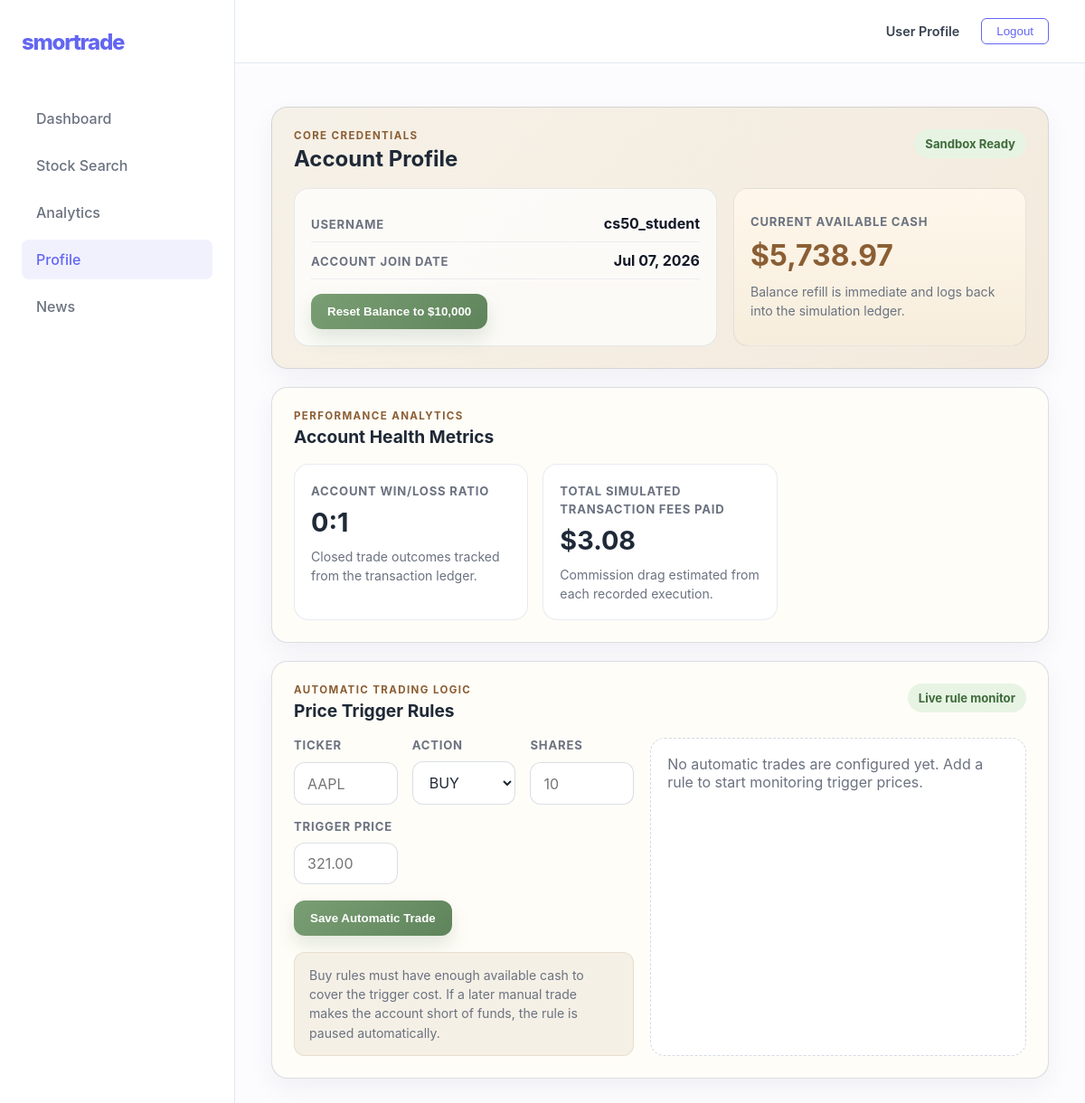
Before: /profile with the older database file.
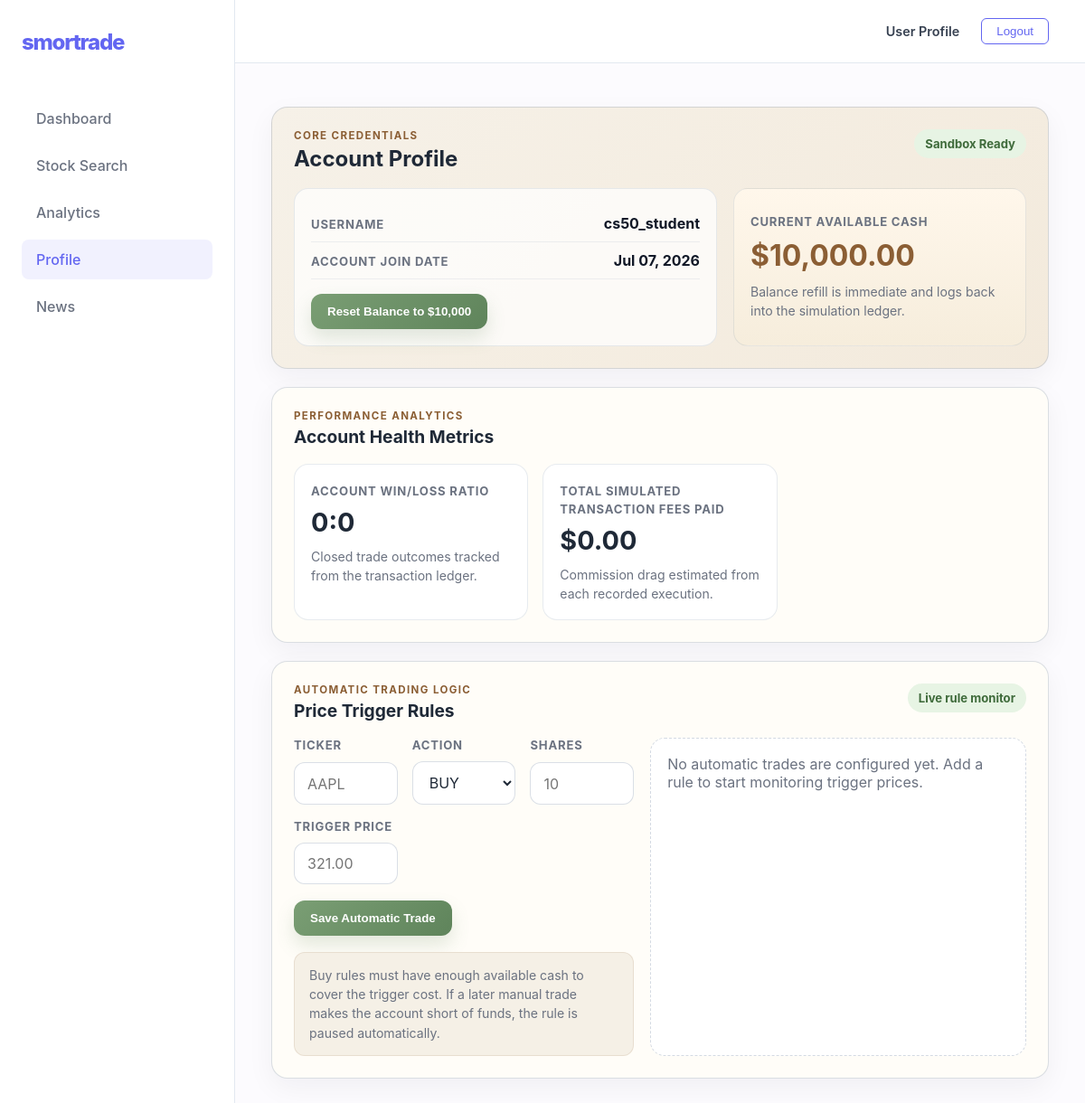
After: the same page with the newer database file.
### tables this page shows
CREATE TABLE users (
            id INTEGER PRIMARY KEY AUTOINCREMENT,
            username TEXT NOT NULL UNIQUE,
            hash TEXT NOT NULL,
            cash NUMERIC NOT NULL DEFAULT 10000.00,
            last_logout_at DATETIME DEFAULT CURRENT_TIMESTAMP
        );

### app.py (the view, shortened to what this page needs)
@app.route("/profile", methods=["GET", "POST"])
def profile_page():
    conn = get_db_connection()
    try:
        ensure_transactions_table(conn)
        ensure_auto_trades_table(conn)
        user = conn.execute("SELECT * FROM users WHERE id = ?", (DEFAULT_USER_ID,)).fetchone()
        auto_summary = process_auto_trade_rules(conn)
        if auto_summary["executed"]:
            flash("Automatic trade executed: " + " | ".join(auto_summary["executed"]), "success")
        if auto_summary["paused"]:
            flash("Automatic trade paused: " + " | ".join(auto_summary["paused"]), "warning")
        conn.commit()
        user = conn.execute("SELECT * FROM users WHERE id = ?", (DEFAULT_USER_ID,)).fetchone()
        user_columns = ensure_user_profile_columns(conn)
        join_source = user["created_at"] if "created_at" in user_columns else user["last_logout_at"]
        profile_metrics = build_profile_metrics(conn, user)
        auto_trade_rules = fetch_auto_trade_rules(conn)
        return render_template(
            "profile.html",
            username=user["username"],
            cash_balance=float(user["cash"] or 0.0),
            account_join_date=format_profile_timestamp(join_source),
            win_loss_ratio=profile_metrics["win_loss_ratio"],
            total_fees_paid=profile_metrics["total_fees_paid"],
            auto_trade_rules=auto_trade_rules,
        )
    finally:
        conn.close()

### app.py (called while the page is built, shortened)
def get_db_connection():
    conn = sqlite3.connect("database.db", timeout=10)
    conn.row_factory = sqlite3.Row
    return conn

def ensure_transactions_table(conn):
    conn.execute(
        """
        CREATE TABLE IF NOT EXISTS transactions (
            id INTEGER PRIMARY KEY AUTOINCREMENT,
            user_id INTEGER NOT NULL,
            ticker TEXT NOT NULL,
            type TEXT NOT NULL,
            shares INTEGER NOT NULL,
            price NUMERIC NOT NULL,
            timestamp DATETIME DEFAULT CURRENT_TIMESTAMP,
            FOREIGN KEY(user_id) REFERENCES users(id)
        )
        """
    )

def ensure_user_profile_columns(conn):
    columns = conn.execute("PRAGMA table_info(users)").fetchall()
    return {column["name"] for column in columns}

def format_profile_timestamp(value):
    if not value:
        return "Unknown"
    text = str(value)
    try:
        parsed = datetime.fromisoformat(text.replace(" ", "T"))
        return parsed.strftime("%b %d, %Y")
    except ValueError:
        return text.split(" ")[0]

def ensure_auto_trades_table(conn):
    conn.execute(
        """
        CREATE TABLE IF NOT EXISTS auto_trades (
            id INTEGER PRIMARY KEY AUTOINCREMENT,
            user_id INTEGER NOT NULL,
            ticker TEXT NOT NULL,
            action TEXT NOT NULL,
            shares INTEGER NOT NULL,
            target_price REAL NOT NULL,
            enabled INTEGER NOT NULL DEFAULT 1,
            status TEXT NOT NULL DEFAULT 'active',
            paused_reason TEXT,
            last_executed_at DATETIME,
            created_at DATETIME DEFAULT CURRENT_TIMESTAMP,
            FOREIGN KEY(user_id) REFERENCES users(id)
        )
        """
    )

def fetch_auto_trade_rules(conn):
    ensure_auto_trades_table(conn)
    rows = conn.execute(
        "SELECT * FROM auto_trades WHERE user_id = ? ORDER BY enabled DESC, id DESC",
        (DEFAULT_USER_ID,)
    ).fetchall()
    rules = []
    current_cash = None
    return rules

def process_auto_trade_rules(conn):
    ensure_auto_trades_table(conn)
    rules = conn.execute(
        "SELECT * FROM auto_trades WHERE user_id = ? ORDER BY enabled DESC, id ASC",
        (DEFAULT_USER_ID,)
    ).fetchall()
    summary = {"executed": [], "paused": []}
    return summary

### templates/profile.html (shortened to what this page needs)
{% extends "layout.html" %}
{% block content %}
<div class="profile-page">
    <section class="profile-panel profile-core-panel">
        <div class="profile-panel-header">
            <div>
                <p class="profile-eyebrow">Core Credentials</p>
                <h1 class="profile-title">Account Profile</h1>
            </div>
            <span class="profile-status-chip">Sandbox Ready</span>
        </div>
        <div class="profile-core-grid">
            <div class="profile-identity-block">
                <div class="profile-meta-row">
                    <span class="profile-meta-label">Username</span>
                    <strong class="profile-meta-value">{{ username }}</strong>
                </div>
                <div class="profile-meta-row">
                    <span class="profile-meta-label">Account Join Date</span>
                    <strong class="profile-meta-value">{{ account_join_date }}</strong>
                </div>
                <form method="POST" action="{{ url_for('profile_page') }}" class="profile-reset-form">
                    <button type="submit" class="profile-reset-btn">Reset Balance to $10,000</button>
                </form>
            </div>
            <div class="profile-cash-card">
                <span class="profile-cash-label">Current Available Cash</span>
                <strong class="profile-cash-value">${{ "{:,.2f}".format(cash_balance) }}</strong>
                <p class="profile-cash-note">Balance refill is immediate and logs back into the simulation ledger.</p>
            </div>
        </div>
    </section>
    <section class="profile-panel profile-analytics-panel">
        <div class="profile-panel-header">
            <div>
                <p class="profile-eyebrow">Performance Analytics</p>
                <h2 class="profile-section-title">Account Health Metrics</h2>
            </div>
        </div>
        <div class="profile-metric-grid">
            <div class="profile-metric-card">
                <span class="profile-metric-label">Account Win/Loss Ratio</span>
                <strong class="profile-metric-value">{{ win_loss_ratio }}</strong>
                <span class="profile-metric-caption">Closed trade outcomes tracked from the transaction ledger.</span>
            </div>
            <div class="profile-metric-card">
                <span class="profile-metric-label">Total Simulated Transaction Fees Paid</span>
                <strong class="profile-metric-value">${{ "{:,.2f}".format(total_fees_paid) }}</strong>
                <span class="profile-metric-caption">Commission drag estimated from each recorded execution.</span>
            </div>
        </div>
    </section>
    <section class="profile-panel profile-automation-panel">
        <div class="profile-panel-header">
            <div>
                <p class="profile-eyebrow">Automatic Trading Logic</p>
                <h2 class="profile-section-title">Price Trigger Rules</h2>
            </div>
            <span class="profile-status-chip">Live rule monitor</span>
        </div>
        <div class="profile-automation-grid">
            <form method="POST" action="{{ url_for('profile_page') }}" class="profile-config-form profile-rule-form">
                <div class="profile-config-grid">
                    <label class="profile-field">
                        <span class="profile-field-label">Ticker</span>
                        <input name="ticker" class="profile-input" type="text" placeholder="AAPL" maxlength="12" required>
                    </label>
                    <label class="profile-field">
                        <span class="profile-field-label">Action</span>
                        <select name="trade_action" class="profile-select">
                            <option value="BUY">BUY</option>
                        </select>
                    </label>
                    <label class="profile-field">
                        <span class="profile-field-label">Shares</span>
                        <input name="shares" class="profile-input" type="number" min="1" step="1" placeholder="10" required>
                    </label>
                    <label class="profile-field">
                        <span class="profile-field-label">Trigger Price</span>
                        <input name="target_price" class="profile-input" type="number" min="0.01" step="0.01" placeholder="321.00" required>
                    </label>
                </div>
                <button type="submit" class="profile-reset-btn profile-auto-submit">Save Automatic Trade</button>
                <p class="profile-footnote profile-auto-note">Buy rules must have enough available cash to cover the trigger cost. If a later manual trade makes the account short of funds, the rule is paused automatically.</p>
            </form>
            <div class="profile-automation-list">
                {% if auto_trade_rules %}
                    {% for rule in auto_trade_rules %}
                    <article class="automation-rule-card">
                        <div class="automation-rule-topline">
                            <div>
                                <strong class="automation-rule-title">{{ rule.action }} {{ rule.ticker }}</strong>
                                <span class="automation-rule-subtitle">{{ rule.shares }} shares at ${{ "{:,.2f}".format(rule.target_price) }}</span>
                            </div>
                            <span class="automation-rule-status {{ rule.status }}">{{ rule.status|capitalize }}</span>
                        </div>
                        <div class="automation-rule-metrics">
                            <span>Live Price: <strong>${{ "{:,.2f}".format(rule.current_price) if rule.current_price is not none else '--.--' }}</strong></span>
                            <span>Trigger: <strong>{{ rule.trigger_state }}</strong></span>
                            <span>Cash Check: <strong>{{ 'Ready' if rule.has_sufficient_cash else 'Paused risk' }}</strong></span>
                        </div>
                        {% if rule.paused_reason %}
                        <p class="automation-rule-reason">{{ rule.paused_reason }}</p>
                        {% endif %}
                        <form method="POST" action="{{ url_for('profile_page') }}" class="automation-rule-actions">
                            <input type="hidden" name="action" value="remove_auto_trade">
                            <input type="hidden" name="rule_id" value="{{ rule.id }}">
                            <button type="submit" class="automation-remove-btn">Remove Rule</button>
                        </form>
                    </article>
                    {% endfor %}
                {% else %}
                    <div class="automation-empty-state">
                        No automatic trades are configured yet. Add a rule to start monitoring trigger prices.
                    </div>
                {% endif %}
            </div>
        </div>
    </section>
</div>
{% endblock %}

### templates/layout.html (shortened to what this page needs)
<!DOCTYPE html>
<html lang="en">
<head>
    <link rel="stylesheet" href="{{ url_for('static', filename='style.css') }}">
</head>
<body>
    <aside class="sidebar">
        <div class="sidebar-brand">smortrade</div>
        <nav class="sidebar-menu">
            <a href="/" class="menu-item {% if request.path == '/' %}active{% endif %}">Dashboard</a>
            <a href="/search" class="menu-item">Stock Search</a>
            <a href="/analytics" class="menu-item">Analytics</a>
            <a href="{{ url_for('profile_page') }}" class="menu-item {% if request.path == '/profile' %}active{% endif %}">Profile</a>
            <a href="/news" class="menu-item">News</a>
        </nav>
    </aside>
    <div class="main-container">
        <header class="topbar">
            <div class="topbar-actions">
                <a href="{{ url_for('profile_page') }}" class="user-profile">User Profile</a>
                <button class="btn-logout">Logout</button>
            </div>
        </header>
        <main class="content-body">
            {% block content %}{% endblock %}
        </main>
    </div>
</body>
</html>

Changed rows visible on the page:
changed users "cs50_student": cash "5,738.97" → (not shown)
Other visible differences:
{{ "{:,.2f}".format(cash_balance) }}: (not shown) → "10,000.00"
{{ win_loss_ratio }}: "0:1" → "0:0"
{{ "{:,.2f}".format(total_fees_paid) }}: "3.08" → "0.00"
